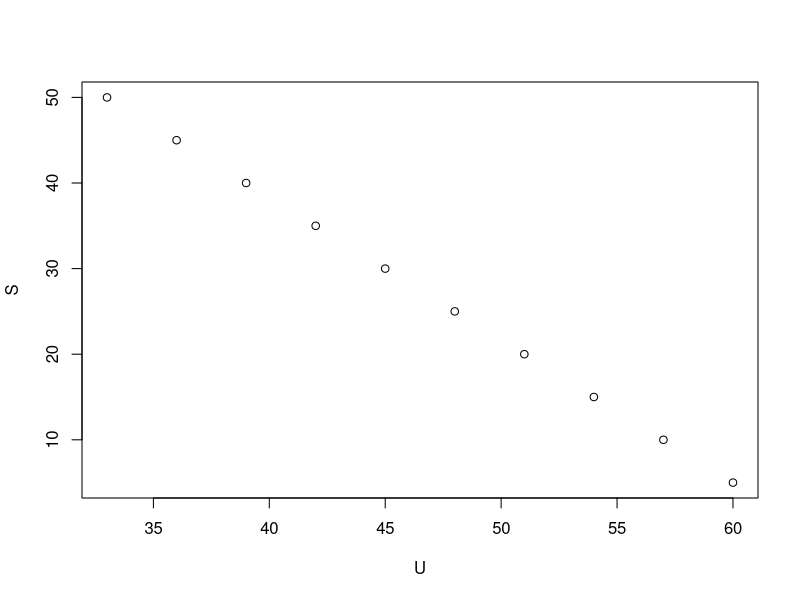
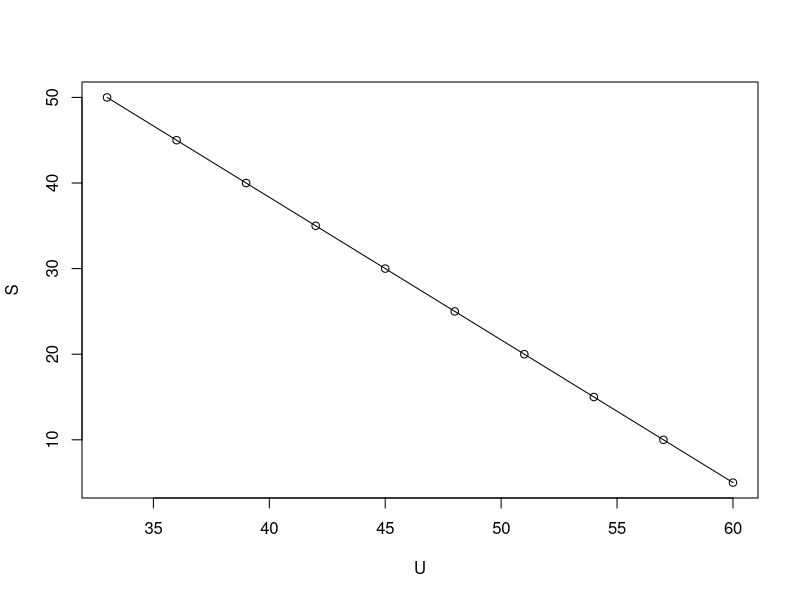
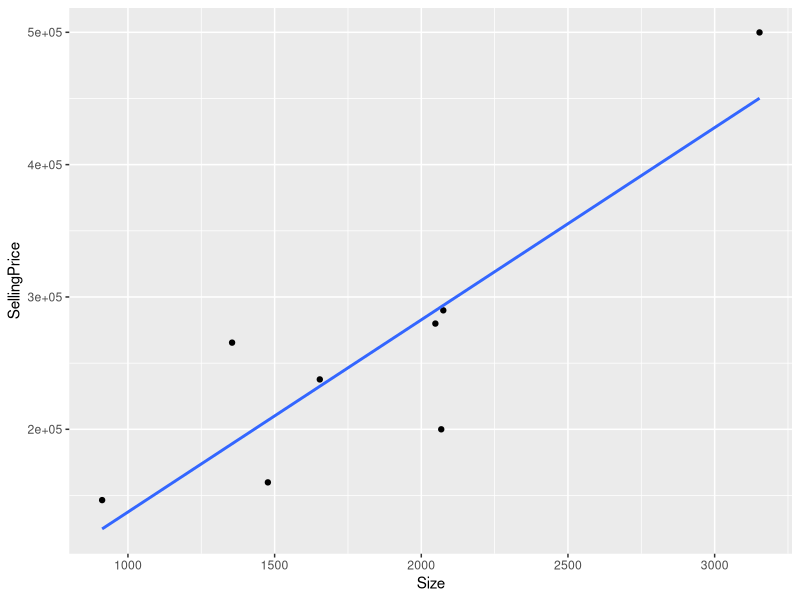
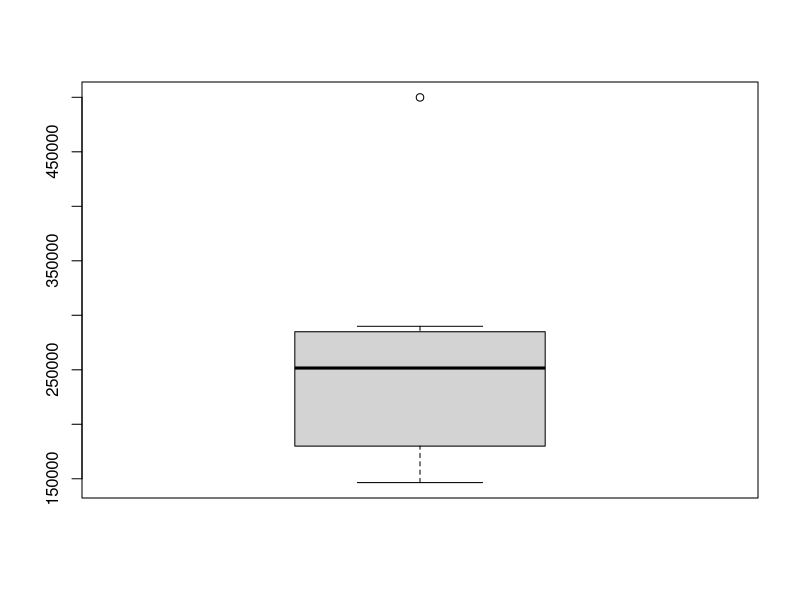
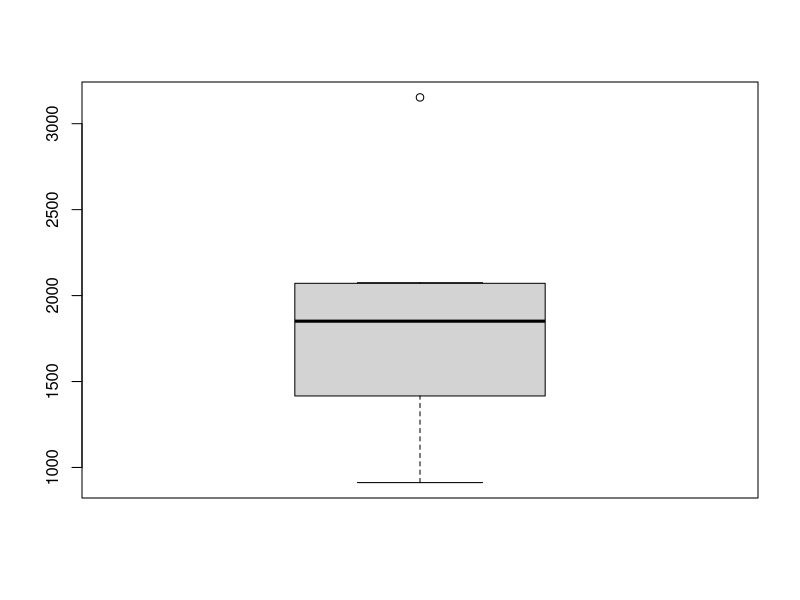
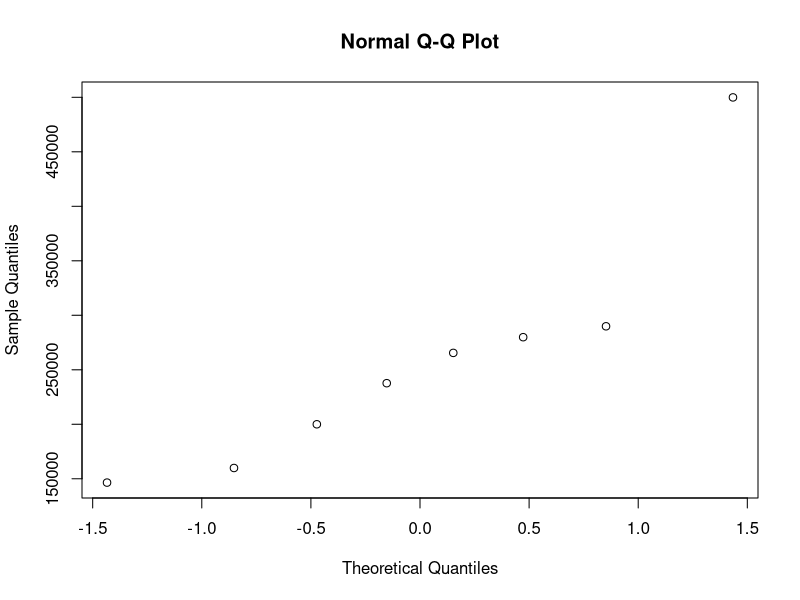
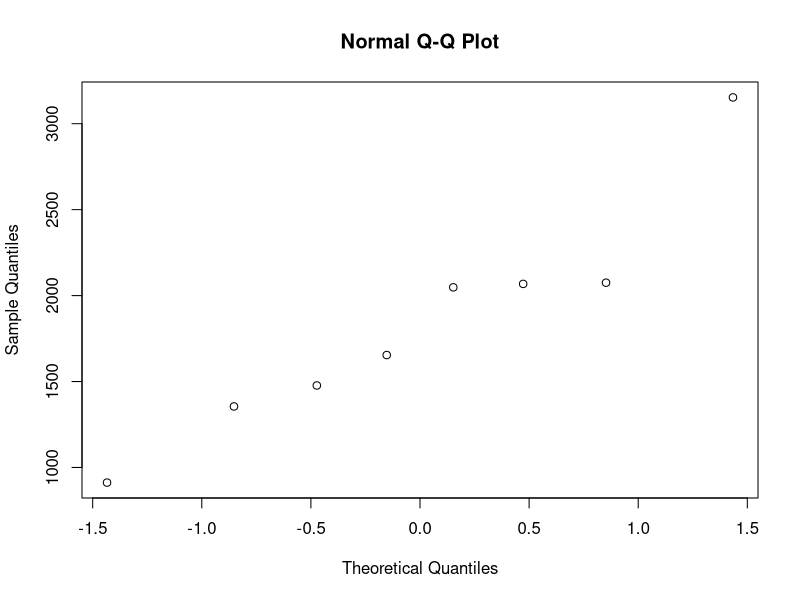

Recreate these plots in R, in order.

library(tidyverse)

# Linear Regression (Continued)  Multiple Regression (An Introduction)

#Example 1  (A perfect Fit!!)

S<-c(5, 10, 15, 20, 25, 30, 35, 40, 45, 50)
S  # (Dependent or Response)
U<-c(60,57,54,51,48,45,42,39,36,33)
U  #(Independent or Explanatory)

# Let's examine the scatter plot

plot(S~U)

# Lets find the correlation coefficient  (r or R)
cor(S,U)  

# Wow !!  Perfect correlation !!

# Now let's produce a linear model

lm(S~U)->k
k

summary(k)

# The linear regression model is:  S =  105.000 - 1.667U

# Let's  graph the regression line through the data points
scatter.smooth(S~U)

# Let's examine the output.

# Why is the Residual standard error nearly 0 ?

# What is the typical distance between a sampled slope estimate and the true slope from the 
# population ?

# Interpret the Multiple R-squared value.

# Should the null hypothesis that the Population slope equals zero be rejected ?

# Is the relationship between the response variable and explanatory variable of the population
# dependent or independent.

# Example 2  Textbook Problem

# The prediction equation relating the  x = years of education and y = annual income in dollars
# is  y(hat) = -20,000 +  4000x, and the correlation = .50.  The standard deviations were 2.0 for
# x and 16,000 for y.

#   a) Interpret the slope

#   b) For a correlation of .50, do you expect a strong or weak linear pattern shown by the 
#      scatter plot?

#   c) Find the proportion of the variability in y that is explained by the linear regression 
#      model. What proportion of the variability is due to other factors or chance?

#   d) Show how to find the correlation from the slope.

#       r = b(s(x)/s(y))

# Example 3

tribble(~Home,  ~SellingPrice,  ~Size,  ~Taxes,  ~Bedrooms,   ~Bathrooms,  ~New,
           1,       279900,      2048,    3104,       4,          2,       "No",
           2,       146500,       912,    1173,       2,          1,       "No",
           3,       237700,      1654,    3076,       4,          2,       "No",
           4,       200000,      2068,    1608,       3,          2,       "No",
           5,       159900,      1477,    1454,       3,          3,       "No",
           6,       499900,      3153,    2997,       3,          2,       "Yes",
           7,       265500,      1355,    4054,       3,          2,       "No",
           8,       289900,      2075,    3002,       3,          2,       "Yes"
        )-> Homes
Homes

# Let's examine the scatter plot

ggplot(data = Homes) +
  geom_point(mapping = aes(y = SellingPrice,  x = Size)) +
  geom_smooth(method = lm, mapping =  aes(y = SellingPrice,  x = Size), se = FALSE)

# Based on the scatter plot how would you rate the linear pattern of the data points?
#   poor   moderate   strong    very strong ?

# Check the boxplots for outliers

boxplot(Homes$SellingPrice)
boxplot(Homes$Size)

# Check the qq plots for normality
qqnorm(Homes$SellingPrice)
qqnorm(Homes$Size)

# Let's produce the linear regression model and look at important summary measures

lm(Homes$SellingPrice~Homes$Size)

lm(Homes$SellingPrice~Homes$Size)-> xx
xx
summary(xx)
cor(Homes$SellingPrice,Homes$Size)


# Find the 95% confidence interval of the population slope. 

qt(p=.025, df=6, lower.tail = FALSE)

#   b +/-  t(se)
#   145.23 +/- 2.446912(32.35)  =  145.23 +/-  79.1576
#   145.23 - 79.1576 = 66.0724
#   145.23 + 79.1576 = 224.3876

# LB 66.0724        UB 224.3876 

# Interpretation: We are 95% confident that the true population slope falls between 66.0724 and
# 224.3876

# Let's find the correlation coefficient  (r or  R)
cor.test(Homes$SellingPrice,Homes$Size)



# INTRODUCTION TO MULTIPLE REGRESSION  (Usage of two or more independent variables)

tribble(~SellingPrice,  ~Size,  ~Taxes,  ~Bedrooms,    
               279900,      2048,    3104,       4,                 
               146500,       912,    1173,       2,                 
               237700,      1654,    3076,       4,                 
               200000,      2068,    1608,       3,                 
               159900,      1477,    1454,       3,                 
               499900,      3153,    2997,       3,                 
               265500,      1355,    4054,       3,                 
               289900,      2075,    3002,       3,                 
)-> Homes1
Homes1

# Produce a full multiregression model, using all independent 
# variables  (Selling price is the dependent variable)


lm(SellingPrice ~ Size + Taxes + Bedrooms ,  
   Homes1) -> x
x

# Proposed Multiple Regression Model

# Selling Price = 33411.84 + 136.55(Size) +  52.33(Taxes)  +  -50882.64  

summary(x)

# Is the overall model significant ?  Why or Why not.

cor(Homes1)

# Is there a problem with multicollinearity among the independent variables? (Explanatory or
# independent variables that are highly correlated with one another; the predicting power of
# the model does not improve if there is high correlation between independent variables)


# Which independent variables should be eliminated from your model If any?

lm(SellingPrice ~ Size, Homes1)-> gg
gg

summary(gg)


# Classwork data table

tribble(~Height,   ~Weight,  ~HeadCircumference,
        30,         339,           47,
        26.25,      267,           42,
        25,         289,           43,
        27,         332,           44.5,
        27.5,       272,           44,
        24.5,       214,           40.5,
        27.75,      311,           44,
        25,         259,           41.5,
        28,         298,           46,
        27.25,      288,           44,
        26,         277,           44,
        27.25,      292,           44.5,
        27,         302,           42.5,
        28.25,      336,           44.5
        
) -> W
W


q()
y

